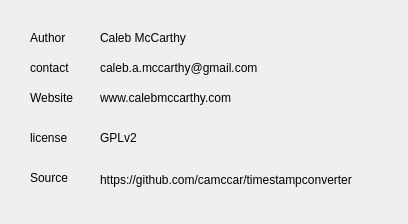
<?xml version="1.0" encoding="UTF-8"?>
<ui version="4.0">
 <class>About</class>
 <widget class="QDialog" name="About">
  <property name="geometry">
   <rect>
    <x>0</x>
    <y>0</y>
    <width>408</width>
    <height>224</height>
   </rect>
  </property>
  <property name="windowTitle">
   <string>Dialog</string>
  </property>
  <widget class="QLabel" name="label_2">
   <property name="geometry">
    <rect>
     <x>30</x>
     <y>30</y>
     <width>58</width>
     <height>16</height>
    </rect>
   </property>
   <property name="text">
    <string>Author</string>
   </property>
  </widget>
  <widget class="QLabel" name="label_3">
   <property name="geometry">
    <rect>
     <x>100</x>
     <y>30</y>
     <width>101</width>
     <height>16</height>
    </rect>
   </property>
   <property name="text">
    <string>Caleb McCarthy</string>
   </property>
  </widget>
  <widget class="QLabel" name="label_4">
   <property name="geometry">
    <rect>
     <x>30</x>
     <y>100</y>
     <width>58</width>
     <height>16</height>
    </rect>
   </property>
   <property name="text">
    <string/>
   </property>
  </widget>
  <widget class="QLabel" name="label_5">
   <property name="geometry">
    <rect>
     <x>30</x>
     <y>60</y>
     <width>58</width>
     <height>16</height>
    </rect>
   </property>
   <property name="text">
    <string>contact</string>
   </property>
  </widget>
  <widget class="QLabel" name="label_6">
   <property name="geometry">
    <rect>
     <x>100</x>
     <y>60</y>
     <width>181</width>
     <height>16</height>
    </rect>
   </property>
   <property name="text">
    <string>caleb.a.mccarthy@gmail.com</string>
   </property>
   <property name="textInteractionFlags">
    <set>Qt::LinksAccessibleByMouse|Qt::TextSelectableByKeyboard|Qt::TextSelectableByMouse</set>
   </property>
  </widget>
  <widget class="QLabel" name="label_7">
   <property name="geometry">
    <rect>
     <x>30</x>
     <y>90</y>
     <width>51</width>
     <height>16</height>
    </rect>
   </property>
   <property name="text">
    <string>Website</string>
   </property>
  </widget>
  <widget class="QLabel" name="label_8">
   <property name="geometry">
    <rect>
     <x>100</x>
     <y>90</y>
     <width>181</width>
     <height>16</height>
    </rect>
   </property>
   <property name="text">
    <string>www.calebmccarthy.com</string>
   </property>
   <property name="textInteractionFlags">
    <set>Qt::LinksAccessibleByMouse|Qt::TextSelectableByKeyboard|Qt::TextSelectableByMouse</set>
   </property>
  </widget>
  <widget class="QLabel" name="label_9">
   <property name="geometry">
    <rect>
     <x>30</x>
     <y>130</y>
     <width>51</width>
     <height>16</height>
    </rect>
   </property>
   <property name="text">
    <string>license</string>
   </property>
  </widget>
  <widget class="QLabel" name="label_10">
   <property name="geometry">
    <rect>
     <x>100</x>
     <y>130</y>
     <width>101</width>
     <height>16</height>
    </rect>
   </property>
   <property name="text">
    <string>GPLv2</string>
   </property>
  </widget>
  <widget class="QLabel" name="label_11">
   <property name="geometry">
    <rect>
     <x>30</x>
     <y>170</y>
     <width>58</width>
     <height>16</height>
    </rect>
   </property>
   <property name="text">
    <string>Source</string>
   </property>
  </widget>
  <widget class="QLabel" name="label_12">
   <property name="geometry">
    <rect>
     <x>100</x>
     <y>170</y>
     <width>291</width>
     <height>20</height>
    </rect>
   </property>
   <property name="text">
    <string>https://github.com/camccar/timestampconverter</string>
   </property>
   <property name="textInteractionFlags">
    <set>Qt::LinksAccessibleByMouse|Qt::TextSelectableByKeyboard|Qt::TextSelectableByMouse</set>
   </property>
  </widget>
 </widget>
 <resources/>
 <connections/>
</ui>
